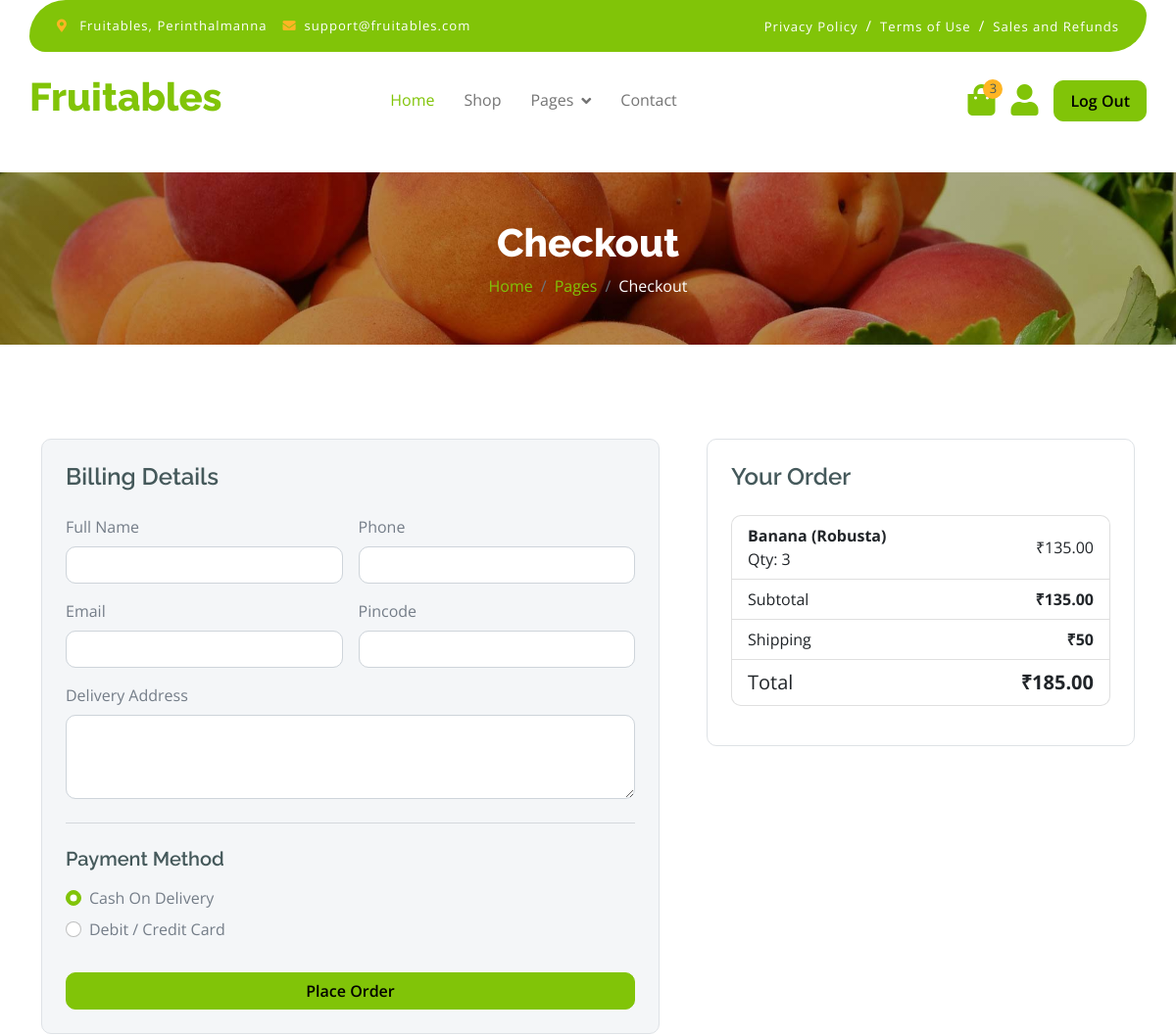
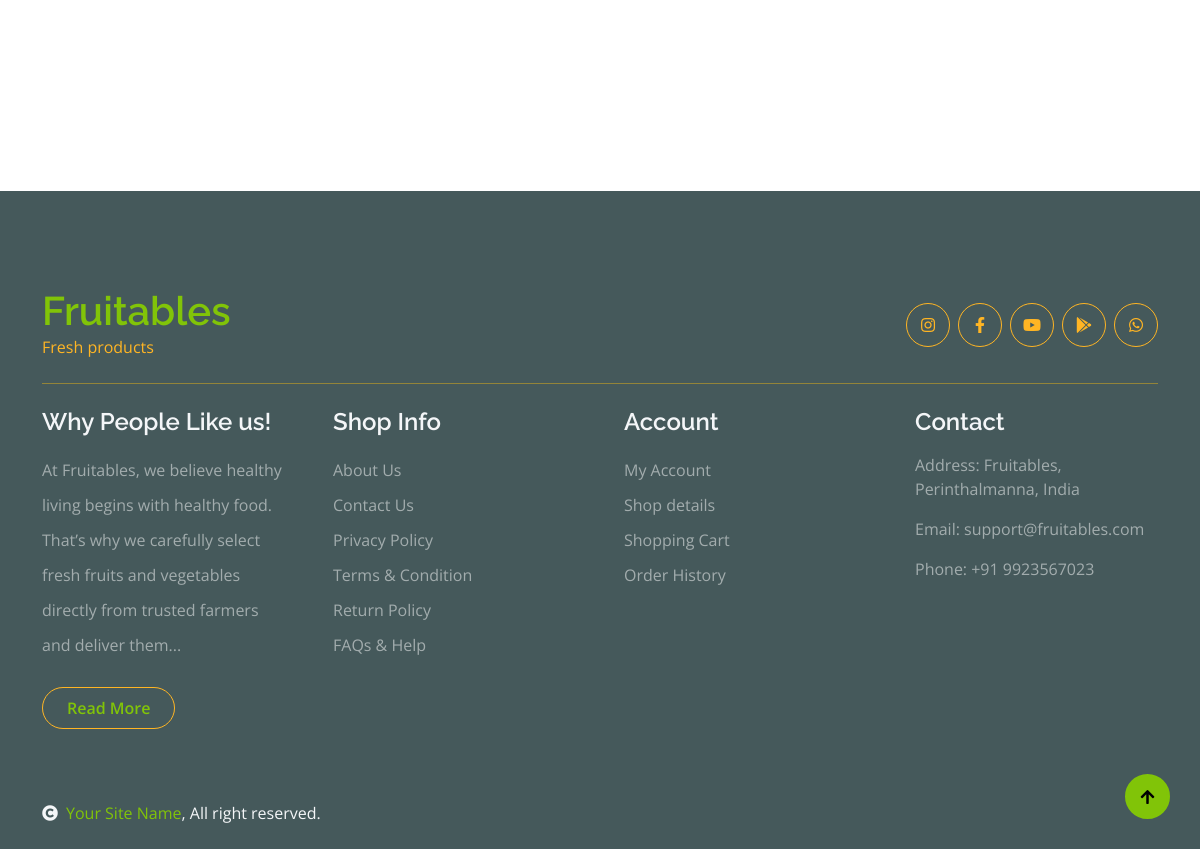
Screenshot of /orders/checkout/ (signed in) with the database file from the repository (2 pictures, top to bottom).
### orders/models.py (models this page shows)
class CartItem(models.Model):
    product=models.ForeignKey(Product,on_delete=models.SET_NULL,null=True,related_name="added_carts")
    quantity=models.PositiveIntegerField(default=1)
    owner=models.ForeignKey(orders,on_delete=models.CASCADE,related_name='added_items')
    @property
    def total_price(self):
        if self.product is None:
            return 0
        return self.product.price * self.quantity

### products/models.py (models this page shows, shortened)
class Product(models.Model):
    LIVE=1
    DELETE=0
    DELETE_choice=((LIVE,'live'),(DELETE,'delete'))
    name=models.CharField(max_length=20)
    price=models.DecimalField(max_digits=10,decimal_places=2)
    description=models.TextField()
    image=models.ImageField(upload_to='products/')
    priority=models.IntegerField(default=0)
    delete_status=models.IntegerField(choices=DELETE_choice,default=LIVE)
    category = models.CharField(max_length=20, choices=CATEGORY_CHOICES, default='other')
    created_at=models.TimeField(auto_now_add=True)
    updated_at=models.DateTimeField(auto_now=True)

### orders/views.py (the view, shortened to what this page needs)
# urls.py: path("checkout/",views.checkout,name="checkout"),
@login_required
def checkout(request):
    customer = Customer.objects.get(user=request.user)
    order = orders.objects.filter(
        owner=customer,
        order_status=orders.CART_STAGE
    ).first()
    if not order:
        return redirect("cart")
    subtotal = sum(item.total_price for item in order.added_items.all())
    shipping = 50
    if subtotal >= 500:
        shipping = 0
    total = subtotal + shipping
    return render(request, "checkout.html", {
        "order": order,
        "subtotal": subtotal,
        "shipping": shipping,
        "total": total
    })

### orders/templates/checkout.html (shortened to what this page needs)
{% extends 'blank.html' %}
{% load static %}
{% block content %}
{% include 'banner.html' with page_title="Checkout" %}
<div class="container-fluid py-5">
    <div class="container py-5">
        <div class="row g-5">
            <div class="col-lg-7">
                <div class="border rounded p-4 bg-light">
                    <h4 class="mb-4">Billing Details</h4>
                    <form method="POST">
                        <div class="row g-3">
                            <div class="col-md-6">
                                <label class="form-label">Full Name</label>
                                <input type="text" name="fullname" class="form-control" required>
                            </div>
                            <div class="col-md-6">
                                <label class="form-label">Phone</label>
                                <input type="text" name="phone" class="form-control" required>
                            </div>
                            <div class="col-md-6">
                                <label class="form-label">Email</label>
                                <input type="email" name="email" class="form-control">
                            </div>
                            <div class="col-md-6">
                                <label class="form-label">Pincode</label>
                                <input type="text" name="pincode" class="form-control" required>
                            </div>
                            <div class="col-12">
                                <label class="form-label">Delivery Address</label>
                                <textarea name="address" rows="3" class="form-control" required></textarea>
                            </div>
                        </div>
                        <hr class="my-4">
                        <h5 class="mb-3">Payment Method</h5>
                        <div class="form-check mb-2">
                            <input class="form-check-input" type="radio" name="payment_method" value="COD" checked>
                            <label class="form-check-label">Cash On Delivery</label>
                        </div>
                        <div class="form-check mb-3">
                            <input class="form-check-input" type="radio" name="payment_method" value="CARD">
                            <label class="form-check-label">Debit / Credit Card</label>
                        </div>
                        <button type="submit" class="btn btn-primary w-100 mt-3">
                            Place Order
                        </button>
                    </form>
                </div>
            </div>
            <div class="col-lg-5">
                <div class="border rounded p-4 bg-white">
                    <h4 class="mb-4">Your Order</h4>
                    {% if order and order.added_items.all %}
                        <ul class="list-group mb-3">
                            {% for item in order.added_items.all %}
                            <li class="list-group-item d-flex justify-content-between align-items-center">
                                <div>
                                    <strong>{{ item.product.name }}</strong><br>
                                    Qty: {{ item.quantity }}
                                </div>
                                <span>₹{{ item.total_price }}</span>
                            </li>
                            {% endfor %}
                            <li class="list-group-item d-flex justify-content-between">
                                <span>Subtotal</span>
                                <strong>₹{{ subtotal }}</strong>
                            </li>
                            <li class="list-group-item d-flex justify-content-between">
                                <span>Shipping</span>
                                <strong>₹{{ shipping }}</strong>
                            </li>
                            <li class="list-group-item d-flex justify-content-between fs-5">
                                <span>Total</span>
                                <strong>₹{{ total }}</strong>
                            </li>
                        </ul>
                    {% else %}
                        <p>Your cart is empty</p>
                    {% endif %}
                </div>
            </div>
        </div>
    </div>
</div>
{% endblock %}

### static/css/style.css (style rules this page uses)
.btn { font-weight: 600; transition: .5s; }

### rows the page displays
CartItem: product.name "Banana (Robusta)", quantity "3", total_price "135.00"

### other values shown
{{ page_title }} "Checkout"
{{ subtotal }} "135.00"
{{ shipping }} "50"
{{ total }} "185.00"
